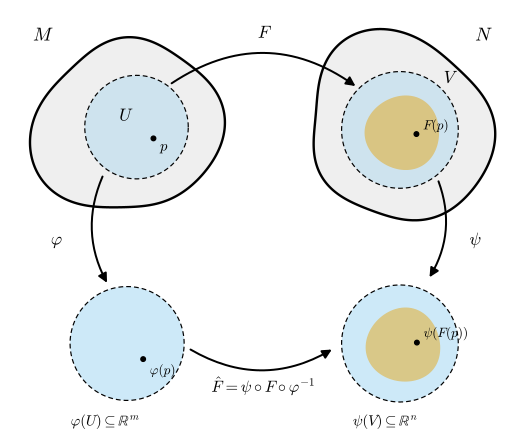

Write Python code to recreate this figure.
"""그림 12.1.1: 매끄러운 사상의 좌표표현 F̂ = ψ∘F∘φ^{-1} (12.1절, 정의 12.1.5). (개념도)

위 왼쪽: 다양체 M(얼룩)과 차트의 정의역 U(원판), 위 오른쪽: 다양체 N과 차트의 정의역 V(원판).
F는 U를 V 안으로 보낸다(F(U) ⊆ V, 주황 영역 = F(U)).
아래: φ(U) ⊆ R^m, ψ(V) ⊆ R^n과 좌표표현 F̂ = ψ∘F∘φ^{-1}.
φ, ψ, F는 명시적인 단사 매끄러운 평면 사상(회전·확대 + 작은 이차 섭동)으로 정했다. 모양은 개념도다.

실행: 프로젝트 루트에서 ``PYTHONPATH=tools python3 chapters/12-smooth-maps/figures/fig-12-1-1-coordinate-representation.py``
"""

import dgfig

dgfig.setup()

import matplotlib.pyplot as plt
import numpy as np
from matplotlib.patches import FancyArrowPatch, Polygon

C = dgfig.COLORS
LW = dgfig.LW

cM, cN = np.array([-1.45, 1.55]), np.array([1.45, 1.55])
cU, rU = np.array([-1.35, 1.55]), 0.55
cV, rV = np.array([1.45, 1.52]), 0.62


def rot(a):
    return np.array([[np.cos(a), -np.sin(a)], [np.sin(a), np.cos(a)]])


def F(z):
    """U → V: 축소·회전 + 작은 이차 섭동 (F(U)가 V 안에 들어가도록)."""
    w = (np.asarray(z, float) - cU) @ rot(0.5).T * 0.72
    w = w + 0.18 * np.stack([w[..., 1] ** 2, 0.5 * w[..., 0] * w[..., 1]], axis=-1)
    return w + cV + np.array([0.02, -0.03])


def phi(z):
    w = (np.asarray(z, float) - cU) @ rot(-0.2).T * 1.1
    w = w + 0.1 * np.stack([-w[..., 0] * w[..., 1], w[..., 0] ** 2], axis=-1)
    return w + np.array([-1.45, -0.75])


def psi(z):
    w = (np.asarray(z, float) - cV) @ rot(0.3).T * 1.0
    w = w + 0.12 * np.stack([w[..., 1] ** 2, -w[..., 0] * w[..., 1]], axis=-1)
    return w + np.array([1.45, -0.75])


def circle(c, r, n=240):
    t = np.linspace(0, 2 * np.pi, n, endpoint=False)
    return c + r * np.stack([np.cos(t), np.sin(t)], axis=1)


# 자기검사 (§12.1): F(U) ⊆ V (표본점), φ, ψ, F는 표본에서 단사이고 야코비 행렬식이 0이 아니다.
rng = np.random.default_rng(12)
t = rng.uniform(0, 2 * np.pi, 400)
sU = cU + rU * np.sqrt(rng.uniform(0, 1, 400))[:, None] * np.stack([np.cos(t), np.sin(t)], 1)
assert np.all(np.linalg.norm(F(sU) - cV, axis=1) < rV), "F(U)가 V 밖으로 나간다"
for f, s in ((F, sU), (phi, sU), (psi, cV + (F(sU) - cV))):
    img = f(s)
    din = np.linalg.norm(s[:, None] - s[None], axis=-1)
    dout = np.linalg.norm(img[:, None] - img[None], axis=-1)
    assert np.all((din < 1e-12) == (dout < 1e-12))
    h = 1e-6
    for z in s[:60]:
        J = np.column_stack([(f(z + [h, 0]) - f(z - [h, 0])) / (2 * h), (f(z + [0, h]) - f(z - [0, h])) / (2 * h)])
        assert abs(np.linalg.det(J)) > 0.2

fig, ax = plt.subplots(figsize=(6.0, 4.6))
dgfig.schematic_axes(ax, (-2.75, 2.75), (-1.75, 2.85))

# 위: M과 N
dgfig.blob(ax, center=tuple(cM), radius=0.95, seed=7, amp=0.1, fill="surface", fill_alpha=0.35)
dgfig.blob(ax, center=tuple(cN), radius=0.98, seed=2, amp=0.1, fill="surface", fill_alpha=0.35)
for c, r in ((cU, rU), (cV, rV)):
    P = circle(c, r)
    ax.add_patch(Polygon(P, closed=True, facecolor=C["region"], alpha=0.22, lw=0, zorder=2))
    ax.add_patch(Polygon(P, closed=True, fill=False, edgecolor=C["main"], lw=0.9, ls=(0, (4, 2.5)), zorder=3))
FU = F(circle(cU, rU))
ax.add_patch(Polygon(FU, closed=True, facecolor=C["accent"], alpha=0.45, lw=0, zorder=3))
ax.text(cU[0] - 0.12, cU[1] + 0.12, r"$U$", fontsize=13, ha="center", va="center")
ax.text(cV[0] + 0.52, cV[1] + 0.50, r"$V$", fontsize=13, ha="center")
ax.text(-2.45, 2.62, r"$M$", fontsize=14, va="top")
ax.text(2.25, 2.62, r"$N$", fontsize=14, va="top")
p = cU + np.array([0.18, -0.12])
ax.plot(*p, "o", color=C["main"], ms=3.5, zorder=6)
ax.text(p[0] + 0.07, p[1] - 0.13, r"$p$", fontsize=11, zorder=6)
Fp = F(p)
ax.plot(*Fp, "o", color=C["main"], ms=3.5, zorder=6)
ax.text(Fp[0] + 0.07, Fp[1] + 0.05, r"$F(p)$", fontsize=10, zorder=6)

# 아래: 두 좌표 영역
for f, c, r, lab, pos in ((phi, cU, rU, r"$\varphi(U)\subseteq\mathbb{R}^m$", (-2.05, -1.62)),
                          (psi, cV, rV, r"$\psi(V)\subseteq\mathbb{R}^n$", (0.95, -1.62))):
    P = f(circle(c, r))
    ax.add_patch(Polygon(P, closed=True, facecolor=C["region"], alpha=0.3, lw=0, zorder=2))
    ax.add_patch(Polygon(P, closed=True, fill=False, edgecolor=C["main"], lw=0.9, ls=(0, (4, 2.5)), zorder=3))
    ax.text(*pos, lab, fontsize=11)
ax.add_patch(Polygon(psi(FU), closed=True, facecolor=C["accent"], alpha=0.45, lw=0, zorder=3))
for q, lab, off in ((phi(p), r"$\varphi(p)$", (0.07, -0.16)), (psi(Fp), r"$\psi(F(p))$", (0.07, 0.06))):
    ax.plot(*q, "o", color=C["main"], ms=3.5, zorder=6)
    ax.text(q[0] + off[0], q[1] + off[1], lab, fontsize=10, zorder=6)


def arrow(p0, p1, rad, label, lab_xy, fs=13):
    a = FancyArrowPatch(p0, p1, arrowstyle="-|>", mutation_scale=14, connectionstyle=f"arc3,rad={rad}",
                        color=C["main"], lw=LW["vector"], shrinkA=2, shrinkB=2, zorder=10)
    ax.add_patch(a)
    ax.text(*lab_xy, label, fontsize=fs, ha="center", va="center")


arrow(cU + np.array([0.35, 0.45]), cV + np.array([-0.45, 0.45]), -0.35, r"$F$", (0.0, 2.55))
arrow(cU + np.array([-0.35, -0.5]), phi(cU) + np.array([-0.2, 0.62]), 0.25, r"$\varphi$", (-2.2, 0.35))
arrow(cV + np.array([0.4, -0.52]), psi(cV) + np.array([0.3, 0.68]), -0.25, r"$\psi$", (2.25, 0.35))
arrow(phi(cU) + np.array([0.65, -0.05]), psi(cV) + np.array([-0.7, -0.05]), 0.3,
      r"$\hat F=\psi\circ F\circ\varphi^{-1}$", (0.0, -1.2), fs=12)

fig.subplots_adjust(left=0.01, right=0.99, top=0.99, bottom=0.01)
dgfig.save(fig, __file__)
